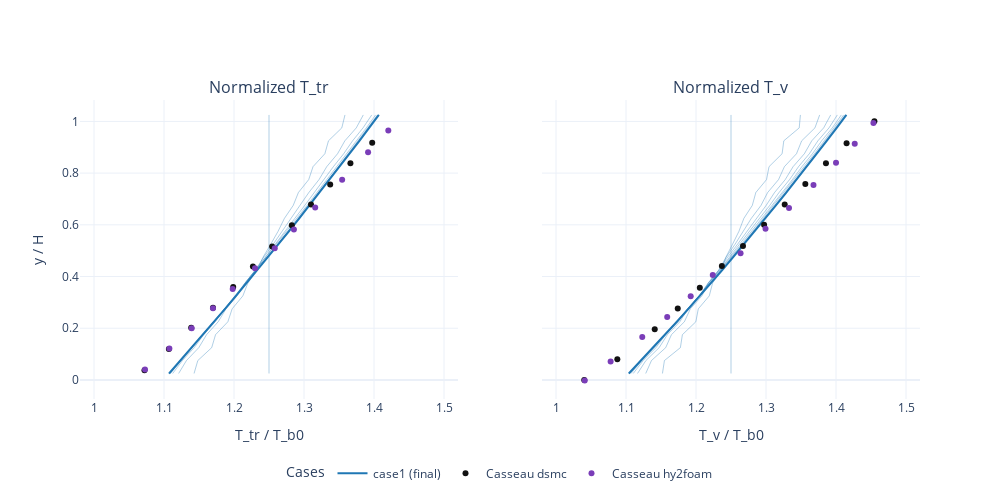

Here is the notebook cell this chart was saved with:
### Code cell
PROFILE_SETTINGS = {
    "x_target": None,
}

PLOT_SETTINGS = {
    "figsize": (10, 4),
    "sharey": True,
}

# cases = [c for c in (case1, case2a, case2b) if c is not None]
cases = [case1]

N_TIME_SAMPLES = 10

repo_root = ff_helpers.find_repo_root()
REF_TR_TB_PATH = "/home/hhoechter/tum/jaxfluids_internship/experiments/fourier_flows/casseau_figure_3_8_case_1_tr_tb.csv"
REF_TV_TB_PATH = "/home/hhoechter/tum/jaxfluids_internship/experiments/fourier_flows/casseau_figure_3_8_case_1_tv_tb.csv"


def load_reference_csv(path):
    path = str(path)
    try:
        with open(path, "r") as f:
            header = f.readline().strip()
    except FileNotFoundError:
        return []

    dataset_names = [name for name in header.split(",") if name]
    data = np.genfromtxt(path, delimiter=",", skip_header=2)
    data = np.atleast_2d(data)

    refs = []
    n_pairs = data.shape[1] // 2
    for i in range(n_pairs):
        name = dataset_names[i] if i < len(dataset_names) else f"dataset_{i+1}"
        x = data[:, 2 * i]
        y = data[:, 2 * i + 1]
        mask = np.isfinite(x) & np.isfinite(y)
        if not np.any(mask):
            continue
        refs.append({"name": name, "x": x[mask], "y": y[mask]})
    return refs


def parse_ref_name(name: str):
    lower = name.lower()
    if "dsmc" in lower:
        method = "dsmc"
    elif "hy2foam" in lower:
        method = "hy2foam"
    else:
        method = name

    species = None
    if "_n2" in lower:
        species = "N2"
    elif "_o2" in lower:
        species = "O2"

    return method, species


ref_tr = load_reference_csv(REF_TR_TB_PATH)
ref_tv = load_reference_csv(REF_TV_TB_PATH)

profiles_by_time = {}
for case in cases:
    if case is None:
        continue
    U_hist = case["U_hist"]
    t_hist = np.asarray(case["t_hist"])
    n_steps = len(U_hist)
    if n_steps == 0:
        continue
    sample_count = min(N_TIME_SAMPLES, n_steps)
    indices = np.linspace(0, n_steps - 1, sample_count, dtype=int)
    indices = np.unique(indices)

    samples = []
    for idx in indices:
        y, Tn, Tv = ff_helpers.extract_profile_from_U(
            case, U_hist[idx], x_target=PROFILE_SETTINGS["x_target"]
        )
        samples.append((idx, float(t_hist[idx]), y, Tn, Tv))
    profiles_by_time[case["name"]] = samples

case_color_cycle = ["#1f77b4", "#ff7f0e", "#2ca02c", "#d62728", "#9467bd"]
case_colors = {
    name: case_color_cycle[i % len(case_color_cycle)]
    for i, name in enumerate(profiles_by_time.keys())
}
ref_colors = {
    "dsmc": "#111111",
    "hy2foam": "#7a3db8",
}
ref_symbols = {
    "N2": "circle-open",
    "O2": "triangle-up-open",
    None: "circle",
}

fig = make_subplots(
    rows=1,
    cols=2,
    shared_yaxes=PLOT_SETTINGS["sharey"],
    subplot_titles=("Normalized T_tr", "Normalized T_v"),
)

# T_tr profiles (multiple time steps)
for name, samples in profiles_by_time.items():
    final_idx = samples[-1][0]
    color = case_colors.get(name, "#1f77b4")
    for idx, t, y, Tn, _Tv in samples:
        is_final = idx == final_idx
        fig.add_trace(
            go.Scatter(
                x=Tn,
                y=y,
                mode="lines",
                name=f"{name} t={t:.2e}s" if not is_final else f"{name} (final)",
                legendgroup=name,
                showlegend=bool(is_final),
                opacity=1.0 if is_final else 0.35,
                line=dict(width=2 if is_final else 1, color=color),
                customdata=np.full_like(y, t, dtype=float),
            ),
            row=1,
            col=1,
        )

shown_ref = set()
for ref in ref_tr:
    method, species = parse_ref_name(ref["name"])
    color = ref_colors.get(method, "#444444")
    show = method not in shown_ref
    shown_ref.add(method)
    fig.add_trace(
        go.Scatter(
            x=ref["x"],
            y=ref["y"],
            mode="markers",
            name=f"Casseau {method}",
            legendgroup=f"casseau-{method}",
            showlegend=show,
            marker=dict(size=6, color=color, symbol=ref_symbols.get(species)),
            text=[species or ""] * len(ref["x"]),
        ),
        row=1,
        col=1,
    )

# T_v profiles (multiple time steps)
for name, samples in profiles_by_time.items():
    final_idx = samples[-1][0]
    color = case_colors.get(name, "#1f77b4")
    for idx, t, y, _Tn, Tv in samples:
        is_final = idx == final_idx
        fig.add_trace(
            go.Scatter(
                x=Tv,
                y=y,
                mode="lines",
                name=f"{name} t={t:.2e}s" if not is_final else f"{name} (final)",
                legendgroup=name,
                showlegend=False,
                opacity=1.0 if is_final else 0.35,
                line=dict(width=2 if is_final else 1, color=color),
                customdata=np.full_like(y, t, dtype=float),
            ),
            row=1,
            col=2,
        )

for ref in ref_tv:
    method, species = parse_ref_name(ref["name"])
    color = ref_colors.get(method, "#444444")
    show = method not in shown_ref
    shown_ref.add(method)
    fig.add_trace(
        go.Scatter(
            x=ref["x"],
            y=ref["y"],
            mode="markers",
            name=f"Casseau {method}",
            legendgroup=f"casseau-{method}",
            showlegend=show,
            marker=dict(size=6, color=color, symbol=ref_symbols.get(species)),
            text=[species or ""] * len(ref["x"]),
        ),
        row=1,
        col=2,
    )

fig.update_xaxes(title_text="T_tr / T_b0", row=1, col=1, range=[0.98, 1.52])
fig.update_xaxes(title_text="T_v / T_b0", row=1, col=2, range=[0.98, 1.52])
fig.update_yaxes(title_text="y / H", row=1, col=1)

fig.update_layout(
    width=1000,
    height=500,
    legend_title_text="Cases",
    legend=dict(
        x=0.5,
        y=-0.2,
        xanchor="center",
        yanchor="top",
        orientation="h",
    ),
)

fig.show()

### Figure 1 — Plotly figure (JSON) as saved in the notebook; plotly's stock layout.template omitted (floating-point values rounded to 4 significant figures)
{"data": [{"customdata": [0.0, 0.0, 0.0, 0.0, 0.0, 0.0, 0.0, 0.0, 0.0, 0.0, 0.0, 0.0, 0.0, 0.0, 0.0, 0.0, 0.0, 0.0, 0.0, 0.0, 0.0], "legendgroup": "case1", "line": {"color": "#1f77b4", "width": 1}, "mode": "lines", "name": "case1 t=0.00e+00s", "opacity": 0.35, "showlegend": false, "type": "scatter", "x": [1.25, 1.25, 1.25, 1.25, 1.25, 1.25, 1.25, 1.25, 1.25, 1.25, 1.25, 1.25, 1.25, 1.25, 1.25, 1.25, 1.25, 1.25, 1.25, 1.25, 1.25], "xaxis": "x", "y": [0.025, 0.075, 0.125, 0.175, 0.225, 0.275, 0.325, 0.375, 0.425, 0.475, 0.525, 0.575, 0.625, 0.675, 0.725, 0.775, 0.825, 0.875, 0.925, 0.975, 1.025], "yaxis": "y"}, {"customdata": [0.00111, 0.00111, 0.00111, 0.00111, 0.00111, 0.00111, 0.00111, 0.00111, 0.00111, 0.00111, 0.00111, 0.00111, 0.00111, 0.00111, 0.00111, 0.00111, 0.00111, 0.00111, 0.00111, 0.00111, 0.00111], "legendgroup": "case1", "line": {"color": "#1f77b4", "width": 1}, "mode": "lines", "name": "case1 t=1.11e-03s", "opacity": 0.35, "showlegend": false, "type": "scatter", "x": [1.143, 1.148, 1.168, 1.174, 1.191, 1.197, 1.213, 1.22, 1.233, 1.242, 1.252, 1.263, 1.272, 1.285, 1.292, 1.307, 1.313, 1.33, 1.335, 1.354, 1.359], "xaxis": "x", "y": [0.025, 0.075, 0.125, 0.175, 0.225, 0.275, 0.325, 0.375, 0.425, 0.475, 0.525, 0.575, 0.625, 0.675, 0.725, 0.775, 0.825, 0.875, 0.925, 0.975, 1.025], "yaxis": "y"}, {"customdata": [0.00222, 0.00222, 0.00222, 0.00222, 0.00222, 0.00222, 0.00222, 0.00222, 0.00222, 0.00222, 0.00222, 0.00222, 0.00222, 0.00222, 0.00222, 0.00222, 0.00222, 0.00222, 0.00222, 0.00222, 0.00222], "legendgroup": "case1", "line": {"color": "#1f77b4", "width": 1}, "mode": "lines", "name": "case1 t=2.22e-03s", "opacity": 0.35, "showlegend": false, "type": "scatter", "x": [1.121, 1.132, 1.15, 1.161, 1.177, 1.189, 1.204, 1.216, 1.23, 1.242, 1.256, 1.269, 1.281, 1.295, 1.307, 1.321, 1.332, 1.348, 1.358, 1.375, 1.385], "xaxis": "x", "y": [0.025, 0.075, 0.125, 0.175, 0.225, 0.275, 0.325, 0.375, 0.425, 0.475, 0.525, 0.575, 0.625, 0.675, 0.725, 0.775, 0.825, 0.875, 0.925, 0.975, 1.025], "yaxis": "y"}, {"customdata": [0.00333, 0.00333, 0.00333, 0.00333, 0.00333, 0.00333, 0.00333, 0.00333, 0.00333, 0.00333, 0.00333, 0.00333, 0.00333, 0.00333, 0.00333, 0.00333, 0.00333, 0.00333, 0.00333, 0.00333, 0.00333], "legendgroup": "case1", "line": {"color": "#1f77b4", "width": 1}, "mode": "lines", "name": "case1 t=3.33e-03s", "opacity": 0.35, "showlegend": false, "type": "scatter", "x": [1.112, 1.126, 1.143, 1.157, 1.173, 1.187, 1.202, 1.216, 1.231, 1.245, 1.259, 1.273, 1.287, 1.301, 1.315, 1.329, 1.342, 1.357, 1.369, 1.384, 1.397], "xaxis": "x", "y": [0.025, 0.075, 0.125, 0.175, 0.225, 0.275, 0.325, 0.375, 0.425, 0.475, 0.525, 0.575, 0.625, 0.675, 0.725, 0.775, 0.825, 0.875, 0.925, 0.975, 1.025], "yaxis": "y"}, {"customdata": [0.00444, 0.00444, 0.00444, 0.00444, 0.00444, 0.00444, 0.00444, 0.00444, 0.00444, 0.00444, 0.00444, 0.00444, 0.00444, 0.00444, 0.00444, 0.00444, 0.00444, 0.00444, 0.00444, 0.00444, 0.00444], "legendgroup": "case1", "line": {"color": "#1f77b4", "width": 1}, "mode": "lines", "name": "case1 t=4.44e-03s", "opacity": 0.35, "showlegend": false, "type": "scatter", "x": [1.109, 1.124, 1.141, 1.156, 1.172, 1.186, 1.202, 1.217, 1.232, 1.246, 1.261, 1.275, 1.29, 1.304, 1.318, 1.333, 1.347, 1.361, 1.375, 1.389, 1.402], "xaxis": "x", "y": [0.025, 0.075, 0.125, 0.175, 0.225, 0.275, 0.325, 0.375, 0.425, 0.475, 0.525, 0.575, 0.625, 0.675, 0.725, 0.775, 0.825, 0.875, 0.925, 0.975, 1.025], "yaxis": "y"}, {"customdata": [0.00555, 0.00555, 0.00555, 0.00555, 0.00555, 0.00555, 0.00555, 0.00555, 0.00555, 0.00555, 0.00555, 0.00555, 0.00555, 0.00555, 0.00555, 0.00555, 0.00555, 0.00555, 0.00555, 0.00555, 0.00555], "legendgroup": "case1", "line": {"color": "#1f77b4", "width": 1}, "mode": "lines", "name": "case1 t=5.55e-03s", "opacity": 0.35, "showlegend": false, "type": "scatter", "x": [1.108, 1.124, 1.14, 1.155, 1.171, 1.187, 1.202, 1.217, 1.233, 1.247, 1.262, 1.277, 1.292, 1.306, 1.32, 1.335, 1.349, 1.363, 1.377, 1.391, 1.405], "xaxis": "x", "y": [0.025, 0.075, 0.125, 0.175, 0.225, 0.275, 0.325, 0.375, 0.425, 0.475, 0.525, 0.575, 0.625, 0.675, 0.725, 0.775, 0.825, 0.875, 0.925, 0.975, 1.025], "yaxis": "y"}, {"customdata": [0.00666, 0.00666, 0.00666, 0.00666, 0.00666, 0.00666, 0.00666, 0.00666, 0.00666, 0.00666, 0.00666, 0.00666, 0.00666, 0.00666, 0.00666, 0.00666, 0.00666, 0.00666, 0.00666, 0.00666, 0.00666], "legendgroup": "case1", "line": {"color": "#1f77b4", "width": 1}, "mode": "lines", "name": "case1 t=6.66e-03s", "opacity": 0.35, "showlegend": false, "type": "scatter", "x": [1.107, 1.124, 1.14, 1.156, 1.171, 1.187, 1.203, 1.218, 1.233, 1.248, 1.263, 1.278, 1.292, 1.307, 1.321, 1.336, 1.35, 1.364, 1.378, 1.392, 1.406], "xaxis": "x", "y": [0.025, 0.075, 0.125, 0.175, 0.225, 0.275, 0.325, 0.375, 0.425, 0.475, 0.525, 0.575, 0.625, 0.675, 0.725, 0.775, 0.825, 0.875, 0.925, 0.975, 1.025], "yaxis": "y"}, {"customdata": [0.00777, 0.00777, 0.00777, 0.00777, 0.00777, 0.00777, 0.00777, 0.00777, 0.00777, 0.00777, 0.00777, 0.00777, 0.00777, 0.00777, 0.00777, 0.00777, 0.00777, 0.00777, 0.00777, 0.00777, 0.00777], "legendgroup": "case1", "line": {"color": "#1f77b4", "width": 1}, "mode": "lines", "name": "case1 t=7.77e-03s", "opacity": 0.35, "showlegend": false, "type": "scatter", "x": [1.107, 1.123, 1.14, 1.156, 1.172, 1.187, 1.203, 1.218, 1.233, 1.248, 1.263, 1.278, 1.293, 1.307, 1.322, 1.336, 1.351, 1.365, 1.379, 1.393, 1.407], "xaxis": "x", "y": [0.025, 0.075, 0.125, 0.175, 0.225, 0.275, 0.325, 0.375, 0.425, 0.475, 0.525, 0.575, 0.625, 0.675, 0.725, 0.775, 0.825, 0.875, 0.925, 0.975, 1.025], "yaxis": "y"}, {"customdata": [0.00888, 0.00888, 0.00888, 0.00888, 0.00888, 0.00888, 0.00888, 0.00888, 0.00888, 0.00888, 0.00888, 0.00888, 0.00888, 0.00888, 0.00888, 0.00888, 0.00888, 0.00888, 0.00888, 0.00888, 0.00888], "legendgroup": "case1", "line": {"color": "#1f77b4", "width": 1}, "mode": "lines", "name": "case1 t=8.88e-03s", "opacity": 0.35, "showlegend": false, "type": "scatter", "x": [1.107, 1.124, 1.14, 1.156, 1.172, 1.187, 1.203, 1.218, 1.233, 1.248, 1.264, 1.278, 1.293, 1.308, 1.322, 1.337, 1.351, 1.365, 1.379, 1.393, 1.407], "xaxis": "x", "y": [0.025, 0.075, 0.125, 0.175, 0.225, 0.275, 0.325, 0.375, 0.425, 0.475, 0.525, 0.575, 0.625, 0.675, 0.725, 0.775, 0.825, 0.875, 0.925, 0.975, 1.025], "yaxis": "y"}, {"customdata": [0.00999, 0.00999, 0.00999, 0.00999, 0.00999, 0.00999, 0.00999, 0.00999, 0.00999, 0.00999, 0.00999, 0.00999, 0.00999, 0.00999, 0.00999, 0.00999, 0.00999, 0.00999, 0.00999, 0.00999, 0.00999], "legendgroup": "case1", "line": {"color": "#1f77b4", "width": 2}, "mode": "lines", "name": "case1 (final)", "opacity": 1, "showlegend": true, "type": "scatter", "x": [1.107, 1.124, 1.14, 1.156, 1.172, 1.187, 1.203, 1.218, 1.234, 1.249, 1.264, 1.278, 1.293, 1.308, 1.322, 1.337, 1.351, 1.365, 1.379, 1.393, 1.407], "xaxis": "x", "y": [0.025, 0.075, 0.125, 0.175, 0.225, 0.275, 0.325, 0.375, 0.425, 0.475, 0.525, 0.575, 0.625, 0.675, 0.725, 0.775, 0.825, 0.875, 0.925, 0.975, 1.025], "yaxis": "y"}, {"legendgroup": "casseau-dsmc", "marker": {"color": "#111111", "size": 6, "symbol": "circle"}, "mode": "markers", "name": "Casseau dsmc", "showlegend": true, "text": ["", "", "", "", "", "", "", "", "", "", "", ""], "type": "scatter", "x": [1.072, 1.107, 1.139, 1.17, 1.199, 1.227, 1.254, 1.283, 1.31, 1.337, 1.366, 1.397], "xaxis": "x", "y": [0.03756, 0.1197, 0.2019, 0.2793, 0.3592, 0.439, 0.5164, 0.5986, 0.6784, 0.7559, 0.838, 0.9178], "yaxis": "y"}, {"legendgroup": "casseau-hy2foam", "marker": {"color": "#7a3db8", "size": 6, "symbol": "circle"}, "mode": "markers", "name": "Casseau hy2foam", "showlegend": true, "text": ["", "", "", "", "", "", "", "", "", "", "", ""], "type": "scatter", "x": [1.073, 1.108, 1.14, 1.17, 1.198, 1.23, 1.258, 1.286, 1.316, 1.355, 1.392, 1.42], "xaxis": "x", "y": [0.03991, 0.1221, 0.1995, 0.277, 0.3521, 0.4319, 0.5094, 0.5822, 0.6667, 0.7746, 0.8803, 0.9648], "yaxis": "y"}, {"customdata": [0.0, 0.0, 0.0, 0.0, 0.0, 0.0, 0.0, 0.0, 0.0, 0.0, 0.0, 0.0, 0.0, 0.0, 0.0, 0.0, 0.0, 0.0, 0.0, 0.0, 0.0], "legendgroup": "case1", "line": {"color": "#1f77b4", "width": 1}, "mode": "lines", "name": "case1 t=0.00e+00s", "opacity": 0.35, "showlegend": false, "type": "scatter", "x": [1.25, 1.25, 1.25, 1.25, 1.25, 1.25, 1.25, 1.25, 1.25, 1.25, 1.25, 1.25, 1.25, 1.25, 1.25, 1.25, 1.25, 1.25, 1.25, 1.25, 1.25], "xaxis": "x2", "y": [0.025, 0.075, 0.125, 0.175, 0.225, 0.275, 0.325, 0.375, 0.425, 0.475, 0.525, 0.575, 0.625, 0.675, 0.725, 0.775, 0.825, 0.875, 0.925, 0.975, 1.025], "yaxis": "y2"}, {"customdata": [0.00111, 0.00111, 0.00111, 0.00111, 0.00111, 0.00111, 0.00111, 0.00111, 0.00111, 0.00111, 0.00111, 0.00111, 0.00111, 0.00111, 0.00111, 0.00111, 0.00111, 0.00111, 0.00111, 0.00111, 0.00111], "legendgroup": "case1", "line": {"color": "#1f77b4", "width": 1}, "mode": "lines", "name": "case1 t=1.11e-03s", "opacity": 0.35, "showlegend": false, "type": "scatter", "x": [1.152, 1.155, 1.178, 1.181, 1.2, 1.203, 1.219, 1.224, 1.236, 1.243, 1.252, 1.261, 1.268, 1.28, 1.285, 1.301, 1.304, 1.323, 1.325, 1.347, 1.349], "xaxis": "x2", "y": [0.025, 0.075, 0.125, 0.175, 0.225, 0.275, 0.325, 0.375, 0.425, 0.475, 0.525, 0.575, 0.625, 0.675, 0.725, 0.775, 0.825, 0.875, 0.925, 0.975, 1.025], "yaxis": "y2"}, {"customdata": [0.00222, 0.00222, 0.00222, 0.00222, 0.00222, 0.00222, 0.00222, 0.00222, 0.00222, 0.00222, 0.00222, 0.00222, 0.00222, 0.00222, 0.00222, 0.00222, 0.00222, 0.00222, 0.00222, 0.00222, 0.00222], "legendgroup": "case1", "line": {"color": "#1f77b4", "width": 1}, "mode": "lines", "name": "case1 t=2.22e-03s", "opacity": 0.35, "showlegend": false, "type": "scatter", "x": [1.128, 1.136, 1.157, 1.165, 1.183, 1.192, 1.208, 1.218, 1.232, 1.243, 1.256, 1.268, 1.279, 1.293, 1.302, 1.318, 1.326, 1.344, 1.351, 1.37, 1.377], "xaxis": "x2", "y": [0.025, 0.075, 0.125, 0.175, 0.225, 0.275, 0.325, 0.375, 0.425, 0.475, 0.525, 0.575, 0.625, 0.675, 0.725, 0.775, 0.825, 0.875, 0.925, 0.975, 1.025], "yaxis": "y2"}, {"customdata": [0.00333, 0.00333, 0.00333, 0.00333, 0.00333, 0.00333, 0.00333, 0.00333, 0.00333, 0.00333, 0.00333, 0.00333, 0.00333, 0.00333, 0.00333, 0.00333, 0.00333, 0.00333, 0.00333, 0.00333, 0.00333], "legendgroup": "case1", "line": {"color": "#1f77b4", "width": 1}, "mode": "lines", "name": "case1 t=3.33e-03s", "opacity": 0.35, "showlegend": false, "type": "scatter", "x": [1.116, 1.128, 1.147, 1.159, 1.177, 1.189, 1.205, 1.217, 1.233, 1.245, 1.259, 1.273, 1.286, 1.3, 1.312, 1.327, 1.339, 1.355, 1.365, 1.382, 1.392], "xaxis": "x2", "y": [0.025, 0.075, 0.125, 0.175, 0.225, 0.275, 0.325, 0.375, 0.425, 0.475, 0.525, 0.575, 0.625, 0.675, 0.725, 0.775, 0.825, 0.875, 0.925, 0.975, 1.025], "yaxis": "y2"}, {"customdata": [0.00444, 0.00444, 0.00444, 0.00444, 0.00444, 0.00444, 0.00444, 0.00444, 0.00444, 0.00444, 0.00444, 0.00444, 0.00444, 0.00444, 0.00444, 0.00444, 0.00444, 0.00444, 0.00444, 0.00444, 0.00444], "legendgroup": "case1", "line": {"color": "#1f77b4", "width": 1}, "mode": "lines", "name": "case1 t=4.44e-03s", "opacity": 0.35, "showlegend": false, "type": "scatter", "x": [1.11, 1.125, 1.143, 1.157, 1.174, 1.188, 1.204, 1.218, 1.234, 1.248, 1.262, 1.277, 1.291, 1.305, 1.319, 1.334, 1.346, 1.362, 1.374, 1.39, 1.402], "xaxis": "x2", "y": [0.025, 0.075, 0.125, 0.175, 0.225, 0.275, 0.325, 0.375, 0.425, 0.475, 0.525, 0.575, 0.625, 0.675, 0.725, 0.775, 0.825, 0.875, 0.925, 0.975, 1.025], "yaxis": "y2"}, {"customdata": [0.00555, 0.00555, 0.00555, 0.00555, 0.00555, 0.00555, 0.00555, 0.00555, 0.00555, 0.00555, 0.00555, 0.00555, 0.00555, 0.00555, 0.00555, 0.00555, 0.00555, 0.00555, 0.00555, 0.00555, 0.00555], "legendgroup": "case1", "line": {"color": "#1f77b4", "width": 1}, "mode": "lines", "name": "case1 t=5.55e-03s", "opacity": 0.35, "showlegend": false, "type": "scatter", "x": [1.107, 1.123, 1.141, 1.156, 1.173, 1.188, 1.204, 1.219, 1.235, 1.25, 1.265, 1.279, 1.294, 1.309, 1.323, 1.338, 1.351, 1.366, 1.38, 1.395, 1.408], "xaxis": "x2", "y": [0.025, 0.075, 0.125, 0.175, 0.225, 0.275, 0.325, 0.375, 0.425, 0.475, 0.525, 0.575, 0.625, 0.675, 0.725, 0.775, 0.825, 0.875, 0.925, 0.975, 1.025], "yaxis": "y2"}, {"customdata": [0.00666, 0.00666, 0.00666, 0.00666, 0.00666, 0.00666, 0.00666, 0.00666, 0.00666, 0.00666, 0.00666, 0.00666, 0.00666, 0.00666, 0.00666, 0.00666, 0.00666, 0.00666, 0.00666, 0.00666, 0.00666], "legendgroup": "case1", "line": {"color": "#1f77b4", "width": 1}, "mode": "lines", "name": "case1 t=6.66e-03s", "opacity": 0.35, "showlegend": false, "type": "scatter", "x": [1.105, 1.122, 1.14, 1.156, 1.173, 1.188, 1.205, 1.22, 1.236, 1.251, 1.266, 1.281, 1.296, 1.311, 1.326, 1.34, 1.354, 1.369, 1.383, 1.398, 1.411], "xaxis": "x2", "y": [0.025, 0.075, 0.125, 0.175, 0.225, 0.275, 0.325, 0.375, 0.425, 0.475, 0.525, 0.575, 0.625, 0.675, 0.725, 0.775, 0.825, 0.875, 0.925, 0.975, 1.025], "yaxis": "y2"}, {"customdata": [0.00777, 0.00777, 0.00777, 0.00777, 0.00777, 0.00777, 0.00777, 0.00777, 0.00777, 0.00777, 0.00777, 0.00777, 0.00777, 0.00777, 0.00777, 0.00777, 0.00777, 0.00777, 0.00777, 0.00777, 0.00777], "legendgroup": "case1", "line": {"color": "#1f77b4", "width": 1}, "mode": "lines", "name": "case1 t=7.77e-03s", "opacity": 0.35, "showlegend": false, "type": "scatter", "x": [1.105, 1.122, 1.139, 1.156, 1.173, 1.189, 1.205, 1.221, 1.237, 1.252, 1.267, 1.283, 1.298, 1.313, 1.327, 1.342, 1.356, 1.371, 1.385, 1.399, 1.413], "xaxis": "x2", "y": [0.025, 0.075, 0.125, 0.175, 0.225, 0.275, 0.325, 0.375, 0.425, 0.475, 0.525, 0.575, 0.625, 0.675, 0.725, 0.775, 0.825, 0.875, 0.925, 0.975, 1.025], "yaxis": "y2"}, {"customdata": [0.00888, 0.00888, 0.00888, 0.00888, 0.00888, 0.00888, 0.00888, 0.00888, 0.00888, 0.00888, 0.00888, 0.00888, 0.00888, 0.00888, 0.00888, 0.00888, 0.00888, 0.00888, 0.00888, 0.00888, 0.00888], "legendgroup": "case1", "line": {"color": "#1f77b4", "width": 1}, "mode": "lines", "name": "case1 t=8.88e-03s", "opacity": 0.35, "showlegend": false, "type": "scatter", "x": [1.104, 1.121, 1.139, 1.156, 1.173, 1.189, 1.205, 1.221, 1.237, 1.253, 1.268, 1.283, 1.299, 1.314, 1.328, 1.343, 1.357, 1.372, 1.386, 1.4, 1.414], "xaxis": "x2", "y": [0.025, 0.075, 0.125, 0.175, 0.225, 0.275, 0.325, 0.375, 0.425, 0.475, 0.525, 0.575, 0.625, 0.675, 0.725, 0.775, 0.825, 0.875, 0.925, 0.975, 1.025], "yaxis": "y2"}, {"customdata": [0.00999, 0.00999, 0.00999, 0.00999, 0.00999, 0.00999, 0.00999, 0.00999, 0.00999, 0.00999, 0.00999, 0.00999, 0.00999, 0.00999, 0.00999, 0.00999, 0.00999, 0.00999, 0.00999, 0.00999, 0.00999], "legendgroup": "case1", "line": {"color": "#1f77b4", "width": 2}, "mode": "lines", "name": "case1 (final)", "opacity": 1, "showlegend": false, "type": "scatter", "x": [1.104, 1.121, 1.139, 1.156, 1.173, 1.189, 1.206, 1.222, 1.237, 1.253, 1.269, 1.284, 1.299, 1.314, 1.329, 1.344, 1.358, 1.373, 1.387, 1.401, 1.415], "xaxis": "x2", "y": [0.025, 0.075, 0.125, 0.175, 0.225, 0.275, 0.325, 0.375, 0.425, 0.475, 0.525, 0.575, 0.625, 0.675, 0.725, 0.775, 0.825, 0.875, 0.925, 0.975, 1.025], "yaxis": "y2"}, {"legendgroup": "casseau-dsmc", "marker": {"color": "#111111", "size": 6, "symbol": "circle"}, "mode": "markers", "name": "Casseau dsmc", "showlegend": false, "text": ["", "", "", "", "", "", "", "", "", "", "", "", ""], "type": "scatter", "x": [1.04, 1.088, 1.141, 1.174, 1.205, 1.237, 1.267, 1.297, 1.327, 1.356, 1.386, 1.415, 1.455], "xaxis": "x2", "y": [-0.0001717, 0.07971, 0.1964, 0.2763, 0.3563, 0.4405, 0.5183, 0.6004, 0.6782, 0.7582, 0.8382, 0.916, 1.0], "yaxis": "y2"}, {"legendgroup": "casseau-hy2foam", "marker": {"color": "#7a3db8", "size": 6, "symbol": "circle"}, "mode": "markers", "name": "Casseau hy2foam", "showlegend": false, "text": ["", "", "", "", "", "", "", "", "", "", "", "", ""], "type": "scatter", "x": [1.041, 1.078, 1.123, 1.159, 1.192, 1.224, 1.264, 1.299, 1.333, 1.368, 1.4, 1.427, 1.453], "xaxis": "x2", "y": [-0.002339, 0.07109, 0.1661, 0.2439, 0.3238, 0.406, 0.4902, 0.5853, 0.6652, 0.7538, 0.8403, 0.9137, 0.9937], "yaxis": "y2"}], "layout": {"annotations": [{"font": {"size": 16}, "showarrow": false, "text": "Normalized T_tr", "x": 0.225, "xanchor": "center", "xref": "paper", "y": 1, "yanchor": "bottom", "yref": "paper"}, {"font": {"size": 16}, "showarrow": false, "text": "Normalized T_v", "x": 0.775, "xanchor": "center", "xref": "paper", "y": 1, "yanchor": "bottom", "yref": "paper"}], "height": 500, "legend": {"orientation": "h", "title": {"text": "Cases"}, "x": 0.5, "xanchor": "center", "y": -0.2, "yanchor": "top"}, "width": 1000, "xaxis": {"anchor": "y", "domain": [0, 0.45], "range": [0.98, 1.52], "title": {"text": "T_tr / T_b0"}}, "xaxis2": {"anchor": "y2", "domain": [0.55, 1], "range": [0.98, 1.52], "title": {"text": "T_v / T_b0"}}, "yaxis": {"anchor": "x", "domain": [0, 1], "title": {"text": "y / H"}}, "yaxis2": {"anchor": "x2", "domain": [0, 1], "matches": "y", "showticklabels": false}}}
